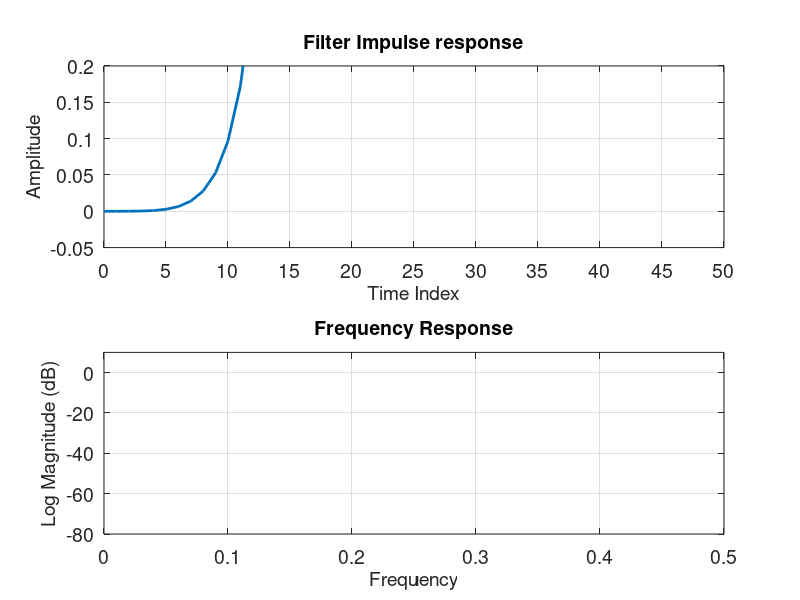
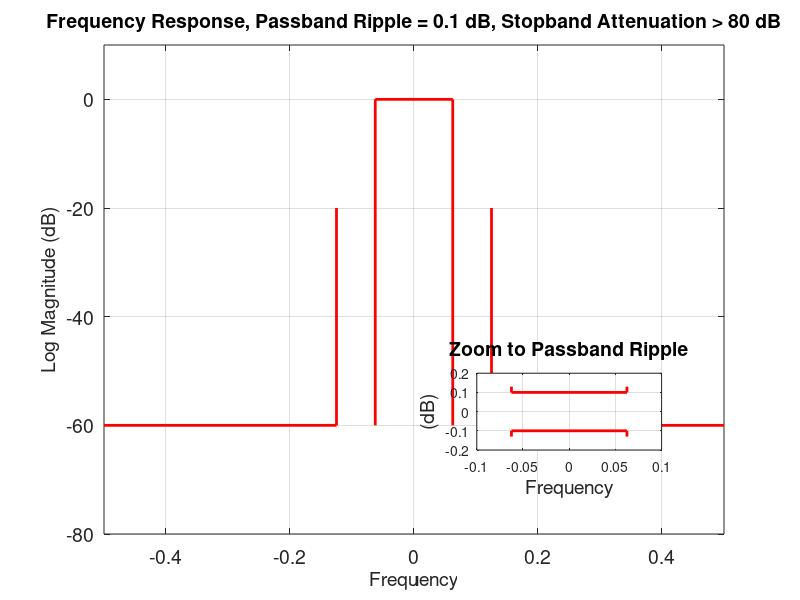
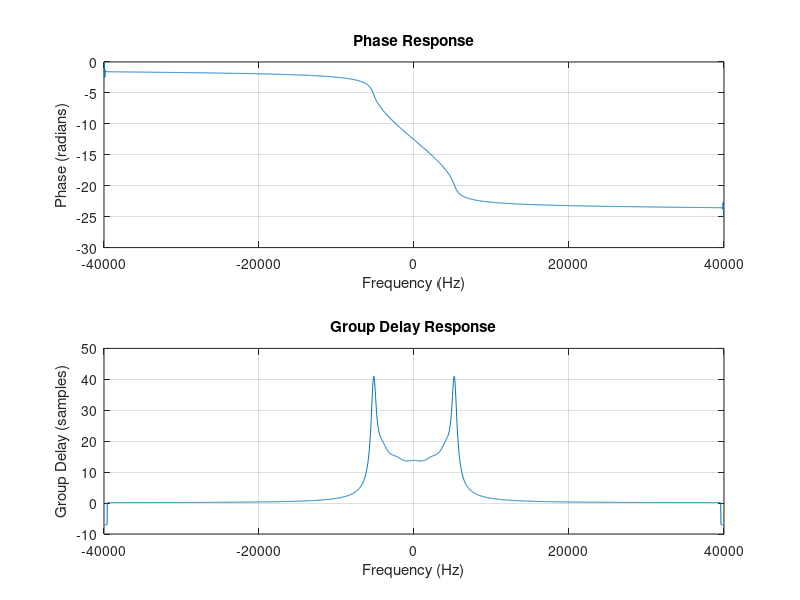
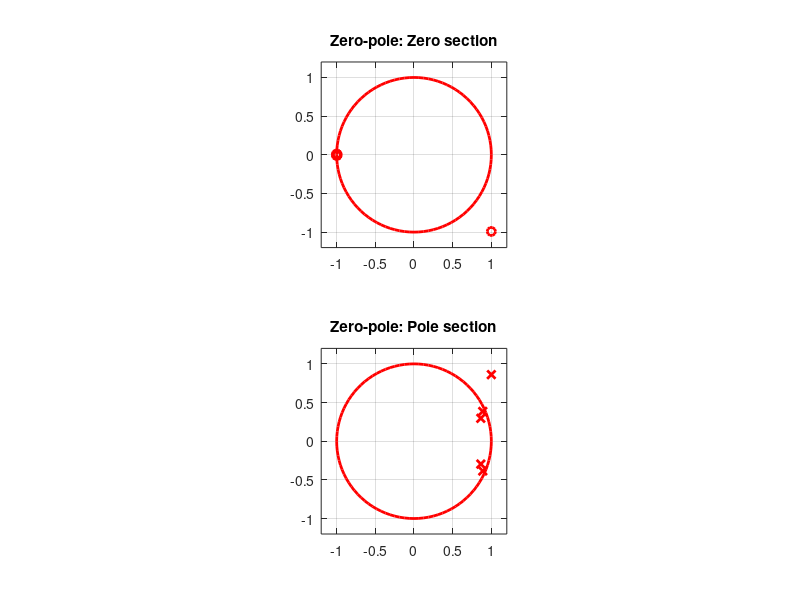

These charts were generated, in order, by the following MATLAB code:
% Clearing data
clc;
close all;
clf reset;
clear;

%%
% Set up

N=7;        % Order of filter
Rs= 60;     % Stopband ripple (dB)

% Math for stopband edge frequency
% W1 = (stopband frequency) / (sampling rate / 2)
sampling_rate = 80e3;
stop_freq = 10e3;
pass_freq = 5e3;

W1 = 2 * pass_freq / sampling_rate;
% W1 = 0.30;   % Normalized cutoff frequency (rounded up for margin)

% Designs a Chebyshev Type 2 digital filter
% Ripple in stopband, and ripple-free passband
% Outputs numerator (bb) and denominator (aa) coefficients
[bb,aa] =cheby1(N,0.1,W1);

%%%%%%%%%%%%%%%%%%%%%%%%%%%%%%%%%%%%%%%%%%%%%%%%%%%%%%%%
%%
% Second order sections (SOS): Represents higher-order filter
% as a cascade of second-order filters
% In our case, we represent a 7th order Chebyshev Type 2 digital filter
% as 4 2nd order filters
% Columns of the second order filter represents:
% c00, c10, c20, 1, c11, c22
% c00 - c20: represents coefficients for the numerator of the second-order
% filter
% 1 represents the scaling fators
% c11 - c22: represents coefficients for the demoninator of the second-order
% filter

[sos,g] = tf2sos(bb,aa);
% Plot magnitude and phase
% freqz(bb,aa)

% The produced second order section for cheby2 with 7-th degree
% 1.0000    1.0000         0    1.0000   -0.4406         0
% 1.0000    0.3187    1.0000    1.0000   -0.9782    0.2859
% 1.0000   -0.8076    1.0000    1.0000   -1.2103    0.5134
% 1.0000   -1.1418    1.0000    1.0000   -1.4942    0.8157

% Spliting by filters (also in order starting with c1 for cascade and 
% incrementing values for other 2nd order filters)
c1 = sos(1,:);
c2 = sos(2,:);
c3 = sos(3,:);
c4 = sos(4,:);

%%%%%%%%%%%%%%%%%%%%%%%%%%%%%%%%%%%%%%%%%%%%%%%%%%%%%%%%
%% 
% Calculating stage factor (used to normalize gain of each sos)
filter_cnt = length(sos(:,1));
factor = zeros(1,filter_cnt);

% Gets factor for each second-order filter
for i=1:filter_cnt
    factor(i) = sum(sos(i,4:6))/sum(sos(i,1:3)); 
end

%%%%%%%%%%%%%%%%%%%%%%%%%%%%%%%%%%%%%%%%%%%%%%%%%%%%%%%%
%% 
% Calculating impulse response (100 samples)
x = [1 zeros(1,100)];
weights = zeros(1,filter_cnt*2-1);
disp(length(weights))
% goes through each sample
feed_forward = 0;
output = zeros(1,101);
for n=1:101
    % Cascades through each filter
    for m=1:filter_cnt
        % w = 0;
        if (m == 1)
            w = x(n)-weights(1) * sos(m,5);                         % feedback term
            feed_forward = (w + weights(1)*sos(1,2))*factor(1);     % scaled feed forward term
            weights(1) = w;                                         % shift feedback into register
        else
            w = feed_forward - weights(2*m-2) * sos(m,5) - ...      % feedback term
                weights(2*m-1) * sos(m,6);
            feed_forward = (w + weights(2*m-2) * sos(m,2) + ...     % scaled feed forward term
                weights(2*m-1) * sos(m,3)) * factor(m);
            weights(2*m-1) = weights(2*m-2);                        % shift feedback from first register to second
            weights(2*m-2) = w;                                     % shift feedback into first
        end
        if (m == filter_cnt)
            output(n) = feed_forward;
        end
    end
end

figure(1)
subplot(2,1,1)
plot(0:100,output,'linewidth',2)
grid on
axis([0 50 -0.05 0.20])
set(gca,'fontsize',14)
set(gca,'xtick',[0:5:100])
title('Filter Impulse response','fontsize',14)
xlabel('Time Index','fontsize',14)
ylabel('Amplitude','fontsize',14)

subplot(2,1,2)
fft_hh = fftshift(20*log10(abs(fft(output,1024))));
plot(-0.5:1/1024:0.5-1/1024,fft_hh,'linewidth',2)
grid on
axis([0 0.5 -80 10])
set(gca,'fontsize',14)
title('Frequency Response','fontsize',14)
xlabel('Frequency','fontsize',14)
ylabel('Log Magnitude (dB)','fontsize',14)

%%%%%%%%%%%%%%%%%%%%%%%%%%%%%%%%%%%%%%%%%%%%%%%%%%%%%%%%
%% 
% Zoom to passband ripple
% Notice how changes to Wn changes where it stops
figure(2)
pb_percent = pass_freq/sampling_rate;
sb_percent = stop_freq/sampling_rate;

plot(-0.5:1/1024:0.5-1/1024,fft_hh,'linewidth',2)
hold on
plot([sb_percent sb_percent 0.5],[-20 -60 -60],'r','linewidth',2)
plot([-sb_percent -sb_percent -0.5],[-20 -60 -60],'r','linewidth',2)
plot([-pb_percent -pb_percent pb_percent pb_percent],[-60 0 0 -60],'r','linewidth',2)
hold off
grid on
axis([-0.5 0.5 -80 10])
set(gca,'fontsize',14)
title('Frequency Response, Passband Ripple = 0.1 dB, Stopband Attenuation > 80 dB','fontsize',14)
xlabel('Frequency','fontsize',14)
ylabel('Log Magnitude (dB)','fontsize',14)

axes('position',[0.596 0.25 0.231 0.128])
plot(-0.5:1/1024:0.5-1/1024,fft_hh,'linewidth',2)
hold on
plot([-0.0625 -0.0625 0.0625 0.0625],[-0.13 -0.1 -0.1 -0.13],'r','linewidth',2)
plot([-0.0625 -0.0625 0.0625 0.0625],[+0.13 +0.1 +0.1 +0.13],'r','linewidth',2)
hold off
grid on
axis([-0.1 0.1 -0.2 0.2])
title('Zoom to Passband Ripple','fontsize',14)
xlabel('Frequency','fontsize',14)
ylabel('(dB)','fontsize',14)

%%%%%%%%%%%%%%%%%%%%%%%%%%%%%%%%%%%%%%%%%%%%%%%%%%%%%%%%
%%
% Phase response and Group delay
figure(3)
[H, w] = freqz(bb, aa, 1024, sampling_rate);

% Extend to negative frequencies
w_full = [-flip(w(2:end)); w];     % Frequency axis from -fs/2 to fs/2
H_full = [conj(flip(H(2:end))); H]; % Mirror and conjugate response

% Phase response (unwrap to make it continuous)
% Represents how much phase distortion the filter has at each frequency
phase = unwrap(angle(H_full));

% Group delay (manually compute for negative frequencies)
% Represents how much time delay (in samples) the signal components
% experience at each frequency
[gd, w_gd] = grpdelay(bb, aa, 1024, sampling_rate);
gd_full = [flip(gd(2:end)); gd]; % Symmetric group delay for negative frequencies

% Plot Phase Response
subplot(2, 1, 1);
plot(w_full, phase);
title('Phase Response');
xlabel('Frequency (Hz)');
ylabel('Phase (radians)');
grid on;

% Plot Group Delay
subplot(2, 1, 2);
plot([-flip(w_gd(2:end)); w_gd], gd_full);
title('Group Delay Response');
xlabel('Frequency (Hz)');
ylabel('Group Delay (samples)');
grid on;


%%%%%%%%%%%%%%%%%%%%%%%%%%%%%%%%%%%%%%%%%%%%%%%%%%%%%%%%
% Pole-zero plot
% Used for understanding stability of system
% Zeros are the root of the numerators of the polynomial
% Poles are the root of the denominators of the polynomial

figure(4)
subplot(2,1,1)
plot(0,0)
plot(exp(1i*2*pi*(0:0.01:1)),'r','linewidth',2)
hold on

% Plotting zeroes
plot(-1,0,'ro','linewidth',2)
plot(roots(c2(1:3)),'ro','linewidth',2)
plot(roots(c3(1:3)),'ro','linewidth',2)
plot(roots(c4(1:3)),'ro','linewidth',2)

hold off
grid on
axis('equal')
axis([-1.2 1.2 -1.2 1.2])
title('Zero-pole: Zero section')

subplot(2,1,2)
plot(0,0)
plot(exp(1i*2*pi*(0:0.01:1)),'r','linewidth',2)
hold on

% Plotting poles
plot(-c1(5),0,'rx','linewidth',2)
plot(roots(c2(4:6)),'rx','linewidth',2)
plot(roots(c3(4:6)),'rx','linewidth',2)
plot(roots(c4(4:6)),'rx','linewidth',2)
hold off
grid on
axis('equal')
axis([-1.2 1.2 -1.2 1.2])
title('Zero-pole: Pole section')

%%%%%%%%%%%%%%%%%%%%%%%%%%%%%%%%%%%%%%%%%%%%%%%%%%%%%%%%
% Frequency response of each SOS
% Ran for 100 samples
figure(5)
h1=filter(c1(1,2), c1(4:5), [1 zeros(1,100)])*sum(c1(4:5))/sum(c1(1:2));
h2=filter(c2(1,3), c2(4:6), [1 zeros(1,100)])*sum(c2(4:6))/sum(c2(1:3));
h3=filter(c3(1,3), c3(4:6), [1 zeros(1,100)])*sum(c3(4:6))/sum(c3(1:3));
h4=filter(c4(1,3), c4(4:6), [1 zeros(1,100)])*sum(c4(4:6))/sum(c4(1:3));

fh1=fftshift(20*log10(abs(fft(h1,2048))));
fh2=fftshift(20*log10(abs(fft(h2,2048))));
fh3=fftshift(20*log10(abs(fft(h3,2048))));
fh4=fftshift(20*log10(abs(fft(h4,2048))));

subplot(2,2,1)
plot(-0.5:1/2048:0.5-1/2048,fh1,'linewidth',2)
grid on
axis([-0.15 0.15 -90 20])
title('Frequency Response H_1')

subplot(2,2,2)
plot(-0.5:1/2048:0.5-1/2048,fh2,'linewidth',2)
grid on
axis([-0.15 0.15 -90 20])
title('Frequency Response H_2')

subplot(2,2,3)
plot(-0.5:1/2048:0.5-1/2048,fh3,'linewidth',2)
grid on
axis([-0.15 0.15 -90 20])
title('Frequency Response H_3')

subplot(2,2,4)
plot(-0.5:1/2048:0.5-1/2048,fh4,'linewidth',2)
grid on
axis([-0.15 0.15 -90 20])
title('Frequency Response H_4')


%%%%%%%%%%%%%%%%%%%%%%%%%%%%%%%%%%%%%%%%%%%%%%%%%%%%%%%%
% Impulse response of each SOS
% Ran for 100 samples
figure(6)
h1=filter(c1(1,2), c1(4:5), [1 zeros(1,100)])*sum(c1(4:5))/sum(c1(1:2));
h2=filter(c2(1,3), c2(4:6), [1 zeros(1,100)])*sum(c2(4:6))/sum(c2(1:3));
h3=filter(c3(1,3), c3(4:6), [1 zeros(1,100)])*sum(c3(4:6))/sum(c3(1:3));
h4=filter(c4(1,3), c4(4:6), [1 zeros(1,100)])*sum(c4(4:6))/sum(c4(1:3));

subplot(2,2,1)
plot(0:100,h1,'linewidth',2)
grid on
% axis([-0.15 0.15 -90 20])
title('Impulse Response H_1')

subplot(2,2,2)
plot(0:100,h2,'linewidth',2)
grid on
% axis([-0.15 0.15 -90 20])
title('Impulse Response H_2')

subplot(2,2,3)
plot(0:100,h3,'linewidth',2)
grid on
% axis([-0.15 0.15 -90 20])
title('Impulse Response H_3')

subplot(2,2,4)
plot(0:100,h4,'linewidth',2)
grid on
% axis([-0.15 0.15 -90 20])
title('Impulse Response H_4')

